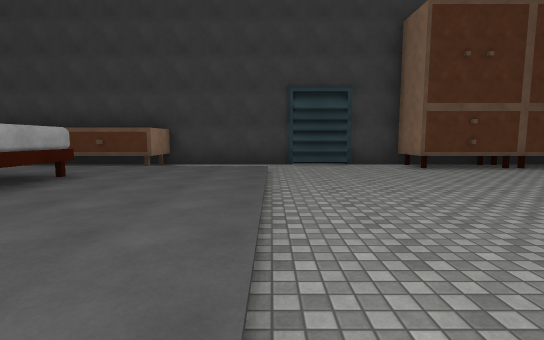
view 1 (above)

12 first-person views from a walk through a scene from a Unity 3-D project. The camera is 1.5 m above the floor, tilts 6° down and sees 85° across. The floor is counted in squares, 2 m on a side. Each view is taken from the middle of a square. On the plan, view 1 faces up. The plan holds only what a view shows up to about 10 squares ahead; the rest is blank. The place goes on beyond the plan. The player character is not drawn. Some animated figures are not drawn. Surface patterns are stand-ins for the level's own textures.

view 2
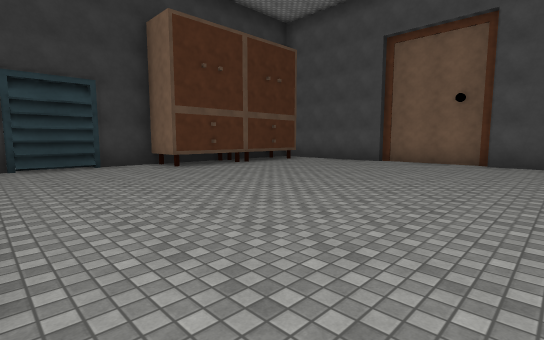

view 3
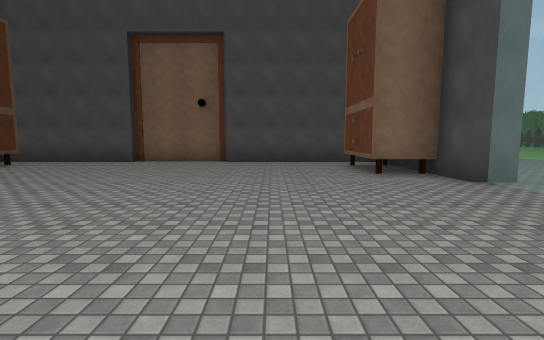

view 4
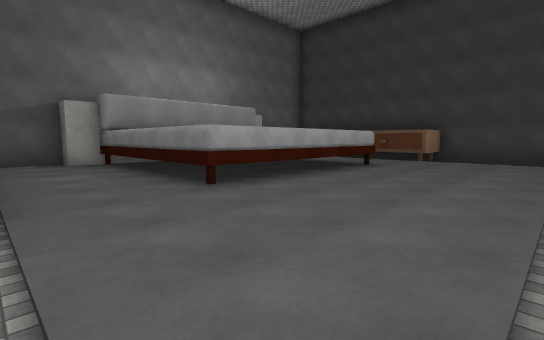

view 5
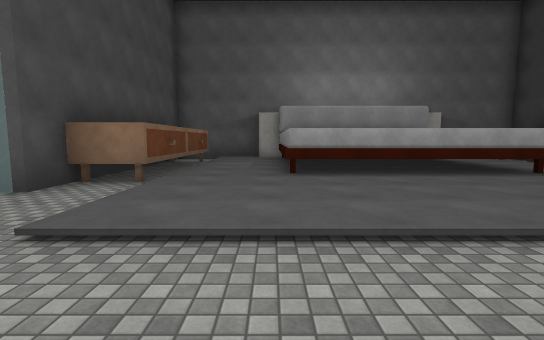

view 6
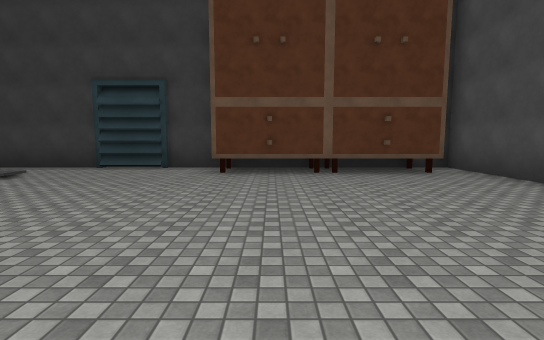

view 7
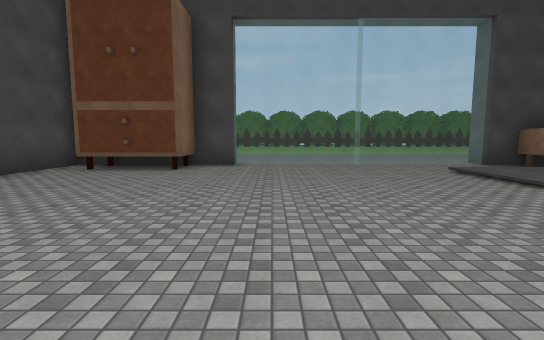

view 8
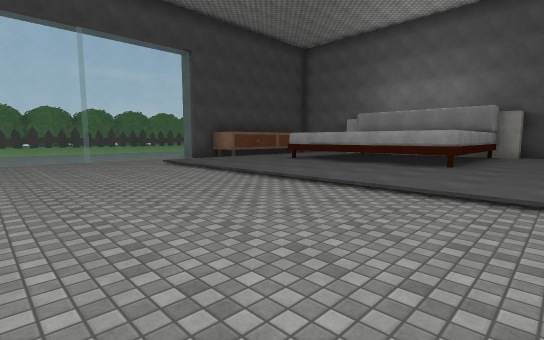

view 9
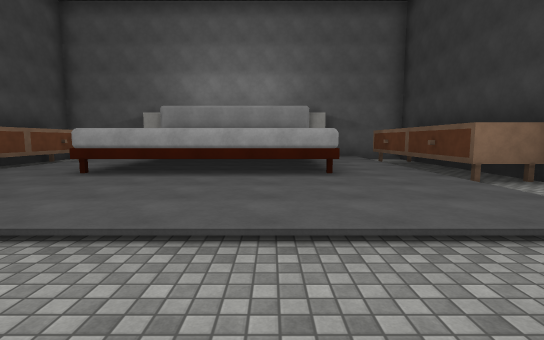

view 10
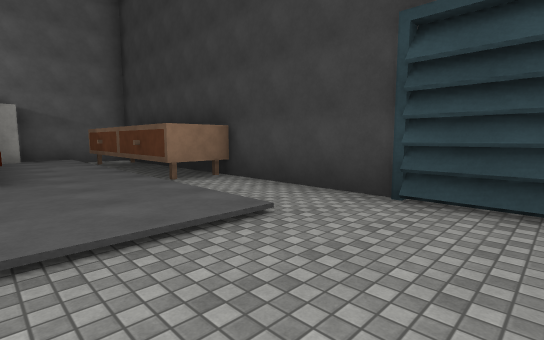

view 11
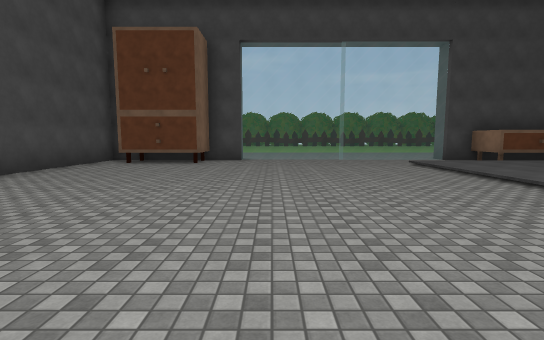

view 12
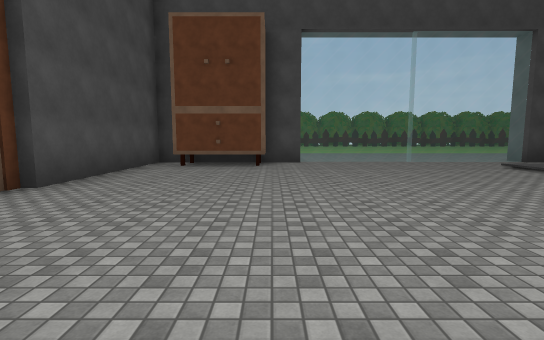

### Floor plan
Key: @ floor where view 1 was taken; # wall or solid block; . main floor; : floor 0.25 m higher than the main floor; / step, stairs or slope; = window, fence, low wall or low ledge; ^ raised ledge; O other object.
Columns run from 9 left of view 1 to 10 right of it. Each row starts with its distance up from view 1.
  9  #   #####O#########
  8 #######......#^#^^.#
  7 #/////////.........#
  6 #::::::::/.........#
  5 ##^^^^:::/.........#
  4      ^:::/.........#
  3      ^:::/.........#
  2      ^:::/.........#
  1 ##^^^^:::/.........#
  0 #::::::::@.........#
 -1 #::::::::/.........#
 -2 #######///......##.#
 -3       #.........# .#
 -4       #========## ##
 -5        .........

Positions as (right, up) in squares from view 1, and headings:
1: (0, 0), facing up
2: (0, 0), facing up-right
3: (0, 0), facing right
4: (0, -2), facing up-left
5: (2, 0), facing left
6: (5, 1), facing up
7: (4, 5), facing down
8: (4, 7), facing down-left
9: (2, 4), facing left
10: (2, 5), facing up-left
11: (4, 7), facing down
12: (6, 6), facing down
